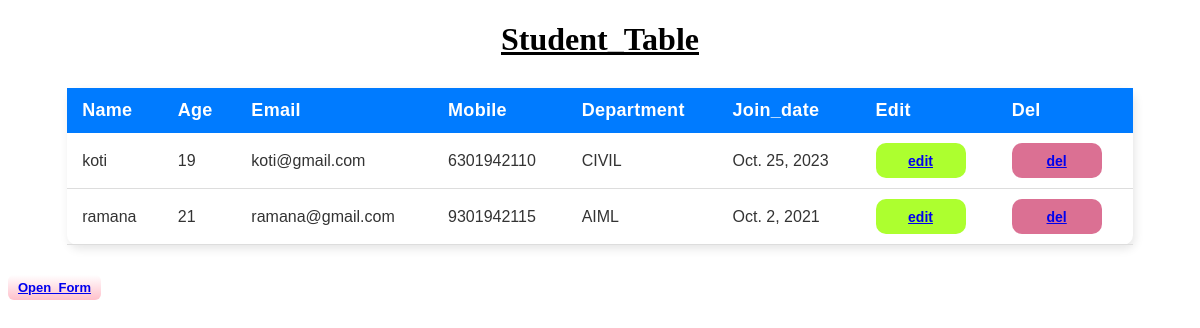
The app's page /student_table/ with its own data.
### app1/models.py (models this page shows)
class student_model(models.Model):
    name = models.CharField(max_length=100)
    age = models.IntegerField()
    email = models.EmailField(unique=True)
    mobile = models.CharField(max_length=15)
    department = models.CharField(max_length=100)
    join_date = models.DateField()

### app1/views.py (the view)
# urls.py: path("student_table/",student_table,name="studenttable"),
def student_table(request):
    data = student_model.objects.all()
    content={
       "data":data
    }
    return render(request, 'frontend_app1/student_table.html',content)

### templates/frontend_app1/student_table.html (shortened to what this page needs)
{% load static %}
<!DOCTYPE html>
<html lang="en">
<head>
     <link rel="stylesheet" href="{% static 'CSS/table.css' %}">
</head>
<body>
     <h1>Student_Table</h1>
    <table >
        <tr>
            <th>Name</th>
            <th>Age</th>
            <th>Email</th>
            <th>Mobile</th>
            <th>Department</th>
            <th>Join_date</th>
            <th>Edit</th>
            <th>Del</th>
        </tr>
        {% for student in data %}
        <tr>
            <td>{{ student.name }}</td>
            <td>{{ student.age }}</td>
            <td>{{ student.email }}</td>
            <td>{{ student.mobile }}</td>
            <td>{{ student.department }}</td>
            <td>{{ student.join_date }}</td>
            <td><button class="btnedit"><a href="{% url 'updatestudent' student.id%}">edit</a></button></td>
            <td><button class="btndel"><a href="{% url 'deletestudent' student.id %}">del</a></button></td
        </tr>
        {% endfor %}
    </table>
   <button class="btn"> <a href="{% url 'addstudent' %}">Open_Form</a></button>
</body>
</html>

### static/CSS/table.css (style rules this page uses)
table { width: 90%; margin: 30px auto; border-collapse: collapse; font-family: sans-serif; background: #ffffff; border-radius: 10px; box-shadow: 2px 4px 10px rgba(0, 0, 0, 0.1); }
th { background-color: #007bff; color: white; text-align: left; padding: 12px 15px; font-size: 18px; letter-spacing: 0.3px; }
td { padding: 10px 15px; border-bottom: 1px solid #ddd; color: #333; font-size: 16px; font-family: sans-serif; }
.btn { background-image: linear-gradient(white,pink); padding: 5px 10px; border: none; border-radius: 6px; font-size: 13px; font-weight: 600; cursor: pointer; color: white; }
.btnedit { background-color:greenyellow; height: 35px; width: 90px; border: none; border-radius: 10px; cursor: pointer; font-size: 14px; font-weight: 600; font-family: sans-serif; }
.btndel { background-color:palevioletred; height: 35px; width: 90px; border: none; border-radius: 10px; cursor: pointer; font-size: 14px; font-weight: 600; font-family: sans-serif; }
h1 { text-align: center; text-decoration: underline; }

### records on screen
student_model: name "koti", age "19", email "koti@gmail.com", mobile "6301942110", department "CIVIL", join_date "Oct. 25, 2023"
student_model: name "ramana", age "21", email "ramana@gmail.com", mobile "9301942115", department "AIML", join_date "Oct. 2, 2021"
